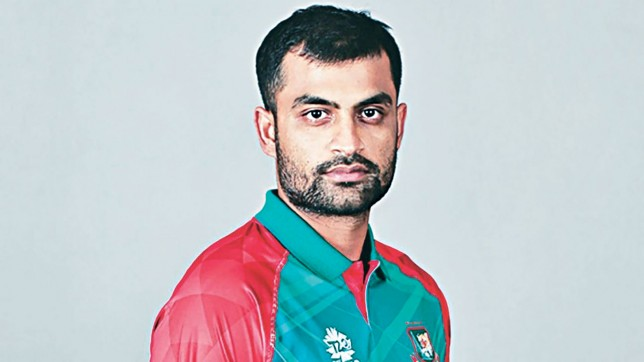
#> input picture Images/t.jpg, 644 x 362 px, found by its file name
$ python deconvulation.py
#> lines starting #> are read from the running program, lines starting #| are printed output that depends on the picture
# -*- coding: utf-8 -*-
"""
Created on Wed Mar  3 20:27:45 2021

@author: Md.Abdullah
"""

from skimage import io,restoration
import matplotlib.pyplot as plt

img=io.imread('J:\Digital-Image-Processing\Images/t.jpg',as_gray=True)
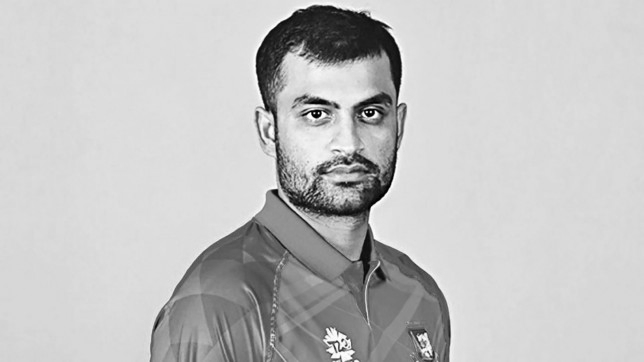
#> img: shape (362, 644) float64; min 0.00196, max 0.999, mean 0.764
# plt.imshow(img)

import numpy as np
psf=np.ones((3,3))/9

deconvolution_img,_=restoration.unsupervised_wiener(img,psf)
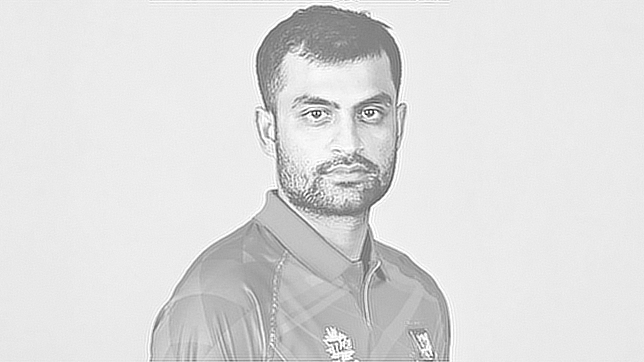
#> deconvolution_img: shape (362, 644) float64; min -0.839, max 1, mean 0.763; drawn with min black and max white
plt.imshow(deconvolution_img,cmap='gray')
plt.imsave('J:\Digital-Image-Processing\Images/t_deconvolution.jpg',deconvolution_img,cmap='gray')
